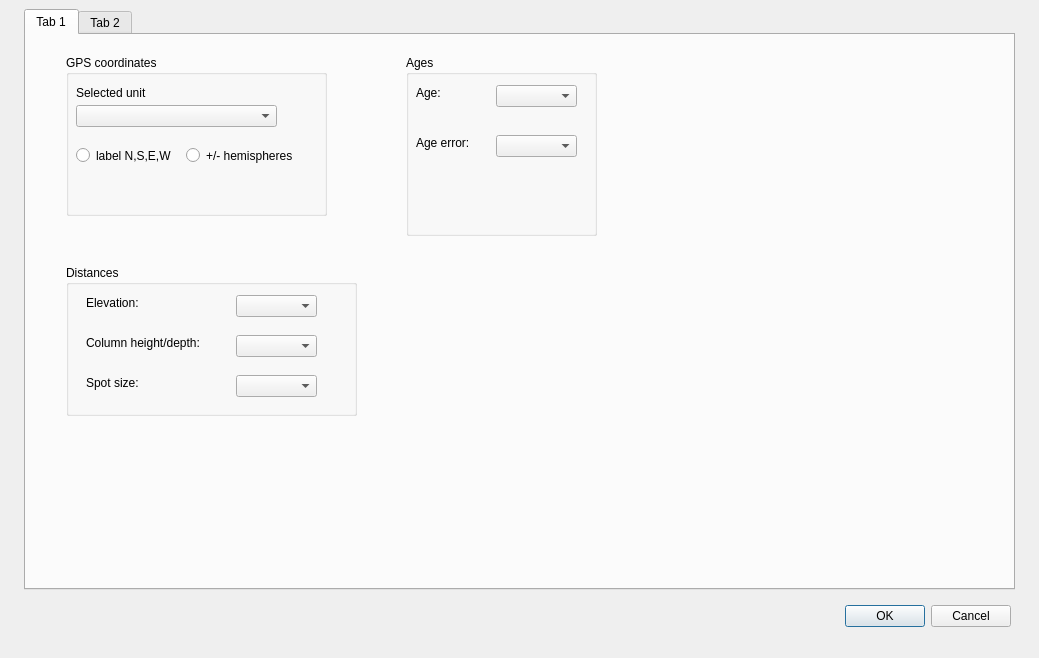
<?xml version="1.0" encoding="UTF-8"?>
<ui version="4.0">
 <class>Dialog</class>
 <widget class="QDialog" name="Dialog">
  <property name="geometry">
   <rect>
    <x>0</x>
    <y>0</y>
    <width>1039</width>
    <height>658</height>
   </rect>
  </property>
  <property name="windowTitle">
   <string>Dialog</string>
  </property>
  <widget class="QDialogButtonBox" name="buttonBox">
   <property name="geometry">
    <rect>
     <x>670</x>
     <y>600</y>
     <width>341</width>
     <height>32</height>
    </rect>
   </property>
   <property name="orientation">
    <enum>Qt::Horizontal</enum>
   </property>
   <property name="standardButtons">
    <set>QDialogButtonBox::Cancel|QDialogButtonBox::Ok</set>
   </property>
  </widget>
  <widget class="QTabWidget" name="tabWidget">
   <property name="geometry">
    <rect>
     <x>24</x>
     <y>9</y>
     <width>991</width>
     <height>581</height>
    </rect>
   </property>
   <property name="currentIndex">
    <number>0</number>
   </property>
   <widget class="QWidget" name="tab">
    <attribute name="title">
     <string>Tab 1</string>
    </attribute>
    <widget class="QGroupBox" name="groupBox">
     <property name="geometry">
      <rect>
       <x>40</x>
       <y>20</y>
       <width>261</width>
       <height>161</height>
      </rect>
     </property>
     <property name="title">
      <string>GPS coordinates</string>
     </property>
     <widget class="QComboBox" name="comboBox">
      <property name="geometry">
       <rect>
        <x>10</x>
        <y>50</y>
        <width>201</width>
        <height>22</height>
       </rect>
      </property>
     </widget>
     <widget class="QLabel" name="label">
      <property name="geometry">
       <rect>
        <x>10</x>
        <y>30</y>
        <width>201</width>
        <height>16</height>
       </rect>
      </property>
      <property name="text">
       <string>Selected unit</string>
      </property>
     </widget>
     <widget class="QRadioButton" name="radioButton">
      <property name="geometry">
       <rect>
        <x>10</x>
        <y>90</y>
        <width>97</width>
        <height>21</height>
       </rect>
      </property>
      <property name="text">
       <string>label N,S,E,W</string>
      </property>
     </widget>
     <widget class="QRadioButton" name="radioButton_2">
      <property name="geometry">
       <rect>
        <x>120</x>
        <y>90</y>
        <width>131</width>
        <height>21</height>
       </rect>
      </property>
      <property name="text">
       <string>+/- hemispheres</string>
      </property>
     </widget>
    </widget>
    <widget class="QGroupBox" name="groupBox_2">
     <property name="geometry">
      <rect>
       <x>40</x>
       <y>230</y>
       <width>291</width>
       <height>151</height>
      </rect>
     </property>
     <property name="title">
      <string>Distances</string>
     </property>
     <widget class="QLabel" name="label_2">
      <property name="geometry">
       <rect>
        <x>20</x>
        <y>30</y>
        <width>58</width>
        <height>16</height>
       </rect>
      </property>
      <property name="text">
       <string>Elevation:</string>
      </property>
     </widget>
     <widget class="QComboBox" name="comboBox_2">
      <property name="geometry">
       <rect>
        <x>170</x>
        <y>30</y>
        <width>81</width>
        <height>22</height>
       </rect>
      </property>
     </widget>
     <widget class="QComboBox" name="comboBox_3">
      <property name="geometry">
       <rect>
        <x>170</x>
        <y>70</y>
        <width>81</width>
        <height>22</height>
       </rect>
      </property>
     </widget>
     <widget class="QLabel" name="label_3">
      <property name="geometry">
       <rect>
        <x>20</x>
        <y>70</y>
        <width>131</width>
        <height>16</height>
       </rect>
      </property>
      <property name="text">
       <string>Column height/depth:</string>
      </property>
     </widget>
     <widget class="QComboBox" name="comboBox_4">
      <property name="geometry">
       <rect>
        <x>170</x>
        <y>110</y>
        <width>81</width>
        <height>22</height>
       </rect>
      </property>
     </widget>
     <widget class="QLabel" name="label_4">
      <property name="geometry">
       <rect>
        <x>20</x>
        <y>110</y>
        <width>71</width>
        <height>16</height>
       </rect>
      </property>
      <property name="text">
       <string>Spot size:</string>
      </property>
     </widget>
    </widget>
    <widget class="QGroupBox" name="groupBox_3">
     <property name="geometry">
      <rect>
       <x>380</x>
       <y>20</y>
       <width>191</width>
       <height>181</height>
      </rect>
     </property>
     <property name="title">
      <string>Ages</string>
     </property>
     <widget class="QComboBox" name="comboBox_5">
      <property name="geometry">
       <rect>
        <x>90</x>
        <y>30</y>
        <width>81</width>
        <height>22</height>
       </rect>
      </property>
     </widget>
     <widget class="QLabel" name="label_5">
      <property name="geometry">
       <rect>
        <x>10</x>
        <y>30</y>
        <width>58</width>
        <height>16</height>
       </rect>
      </property>
      <property name="text">
       <string>Age:</string>
      </property>
     </widget>
     <widget class="QComboBox" name="comboBox_6">
      <property name="geometry">
       <rect>
        <x>90</x>
        <y>80</y>
        <width>81</width>
        <height>22</height>
       </rect>
      </property>
     </widget>
     <widget class="QLabel" name="label_6">
      <property name="geometry">
       <rect>
        <x>10</x>
        <y>80</y>
        <width>71</width>
        <height>16</height>
       </rect>
      </property>
      <property name="text">
       <string>Age error:</string>
      </property>
     </widget>
    </widget>
   </widget>
   <widget class="QWidget" name="tab_2">
    <attribute name="title">
     <string>Tab 2</string>
    </attribute>
   </widget>
  </widget>
 </widget>
 <resources/>
 <connections>
  <connection>
   <sender>buttonBox</sender>
   <signal>accepted()</signal>
   <receiver>Dialog</receiver>
   <slot>accept()</slot>
   <hints>
    <hint type="sourcelabel">
     <x>248</x>
     <y>254</y>
    </hint>
    <hint type="destinationlabel">
     <x>157</x>
     <y>274</y>
    </hint>
   </hints>
  </connection>
  <connection>
   <sender>buttonBox</sender>
   <signal>rejected()</signal>
   <receiver>Dialog</receiver>
   <slot>reject()</slot>
   <hints>
    <hint type="sourcelabel">
     <x>316</x>
     <y>260</y>
    </hint>
    <hint type="destinationlabel">
     <x>286</x>
     <y>274</y>
    </hint>
   </hints>
  </connection>
 </connections>
</ui>
